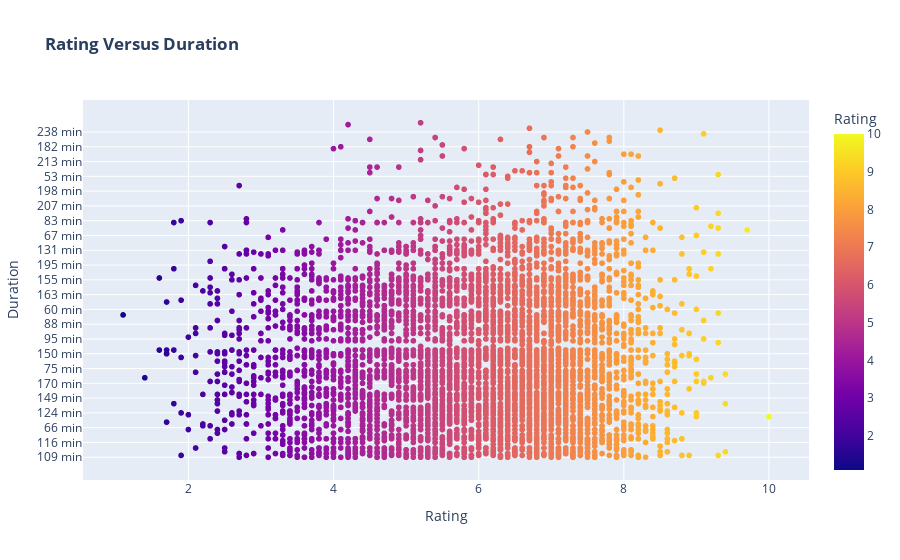

Notebook code for this chart:
### Code cell
px.scatter(df,x='Rating',y='Duration',color='Rating',color_continuous_scale=px.colors.sequential.Plasma,title='<b>Rating Versus Duration')

### Figure 1 — Plotly figure (JSON) as saved in the notebook; plotly's stock layout.template omitted (floating-point values rounded to 4 significant figures; data arrays with more than 128 entries replaced by an {"elided": "..."} marker saying what was removed)
{"data": [{"hovertemplate": "Rating=%{marker.color}<br>Duration=%{y}<extra></extra>", "legendgroup": "", "marker": {"color": {"elided": "15509 float values"}, "coloraxis": "coloraxis", "symbol": "circle"}, "mode": "markers", "name": "", "showlegend": false, "type": "scattergl", "x": {"elided": "15509 float values"}, "xaxis": "x", "y": {"elided": "15509 str values"}, "yaxis": "y"}], "layout": {"coloraxis": {"colorbar": {"title": {"text": "Rating"}}, "colorscale": [[0, "#0d0887"], [0.1111, "#46039f"], [0.2222, "#7201a8"], [0.3333, "#9c179e"], [0.4444, "#bd3786"], [0.5556, "#d8576b"], [0.6667, "#ed7953"], [0.7778, "#fb9f3a"], [0.8889, "#fdca26"], [1, "#f0f921"]]}, "legend": {"tracegroupgap": 0}, "title": {"text": "<b>Rating Versus Duration"}, "xaxis": {"anchor": "y", "domain": [0, 1], "title": {"text": "Rating"}}, "yaxis": {"anchor": "x", "domain": [0, 1], "title": {"text": "Duration"}}}}
